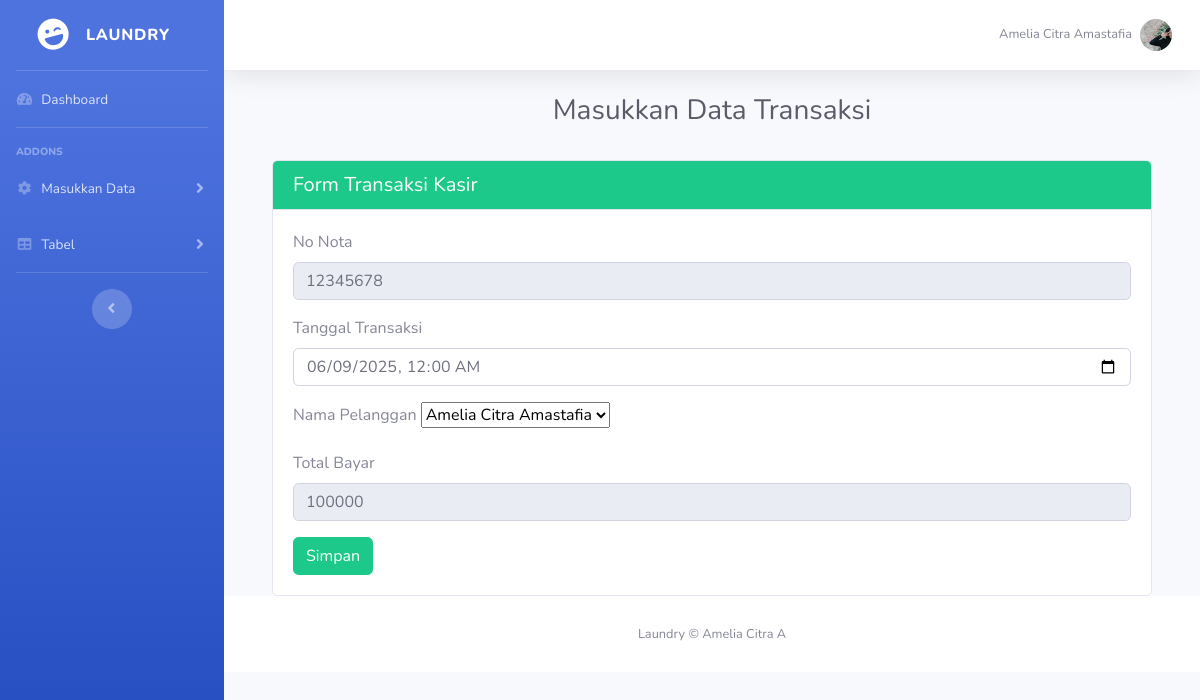
The page /formupdatetransaksi.php?no_nota=12345678 on the database its author committed.
### tables this page shows
CREATE TABLE `transaksi` (
  `no_nota` char(36) NOT NULL,
  `tgl_transaksi` datetime NOT NULL,
  `kd_pelanggan` char(10) NOT NULL,
  `total_bayar` int(11) NOT NULL
);

CREATE TABLE `pelanggan` (
  `kd_pelanggan` char(10) NOT NULL,
  `nama_pelanggan` varchar(30) NOT NULL,
  `alamat` text NOT NULL,
  `no_telp` varchar(16) NOT NULL
);

### formupdatetransaksi.php (the view, shortened to what this page needs)
<!DOCTYPE html>
<html lang="en">
<head>
    <link href="vendor/fontawesome-free/css/all.min.css" rel="stylesheet" type="text/css">
    <link href="css/sb-admin-2.min.css" rel="stylesheet">
    <link href="vendor/datatables/dataTables.bootstrap4.min.css" rel="stylesheet">
</head>
<body id="page-top">
    <div id="wrapper">
        <ul class="navbar-nav bg-gradient-primary sidebar sidebar-dark accordion" id="accordionSidebar">
            <a class="sidebar-brand d-flex align-items-center justify-content-center" href="index.php">
                <div class="sidebar-brand-icon rotate-n-15">
                    <i class="fas fa-laugh-wink"></i>
                </div>
                <div class="sidebar-brand-text mx-3">Laundry <sup></sup></div>
            </a>
            <hr class="sidebar-divider my-0">
            <li class="nav-item">
                <a class="nav-link" href="index.php">
                    <i class="fas fa-fw fa-tachometer-alt"></i>
                    <span>Dashboard</span></a>
            </li>
            <hr class="sidebar-divider">
            <div class="sidebar-heading">
                Addons
            </div>
            <li class="nav-item">
                <a class="nav-link collapsed" href="#" data-toggle="collapse" data-target="#collapseTwo"
                    aria-expanded="true" aria-controls="collapseTwo">
                    <i class="fas fa-fw fa-cog"></i>
                    <span>Masukkan Data</span>
                </a>
            </li>
            <li class="nav-item">
                <a class="nav-link collapsed" href="#" data-toggle="collapse" data-target="#collapseUtilities"
                    aria-expanded="true" aria-controls="collapseUtilities">
                    <i class="fas fa-fw fa-table"></i>
                    <span>Tabel</span>
                </a>
            </li>
            <hr class="sidebar-divider d-none d-md-block">
            <div class="text-center d-none d-md-inline">
                <button class="rounded-circle border-0" id="sidebarToggle"></button>
            </div>
        </ul>
        <div id="content-wrapper" class="d-flex flex-column">
            <div id="content">
                <nav class="navbar navbar-expand navbar-light bg-white topbar mb-4 static-top shadow">
                    <ul class="navbar-nav ml-auto">
                        <li class="nav-item dropdown no-arrow d-sm-none">
                        <li class="nav-item dropdown no-arrow">
                            <a class="nav-link dropdown-toggle" href="#" id="userDropdown" role="button"
                                data-toggle="dropdown" aria-haspopup="true" aria-expanded="false">
                                <span class="mr-2 d-none d-lg-inline text-gray-600 small">Amelia Citra Amastafia</span>
                                <img class="img-profile rounded-circle"
                                    src="img/image.png">
                            </a>
                        </li>
                    </ul>
                </nav>
                <div class="container-fluid">
                    <h1 align="center" class="h3 mb-2 text-gray-800">Masukkan Data Transaksi</h1><br>
                            <div class="container">
                            <div class="card">
                                <div class="card-header bg-success text-white">
                                <h5 class="mb-0">Form Transaksi Kasir</h5>
                                </div>
                                <div class="card-body">
                                <?php
                                include "koneksi.php";
                                $no_nota = $_GET['no_nota'];
                                $query = mysqli_query ($koneksi, "select * from transaksi inner join pelanggan on pelanggan.kd_pelanggan = transaksi.kd_pelanggan where no_nota = '$no_nota' ");
                                $row = mysqli_fetch_array($query);
                                ?>
                                <form method="POST" action="prosesupdatetransaksi.php">
                                    <div class="mb-3">
                                    <label for="noNota" class="form-label">No Nota</label>
                                    <input type="text" class="form-control" id="noNota" name="no_nota"  readonly="readonly"
                    value="<?php echo $row['no_nota']; ?>">
                                    </div>
                                    <div class="mb-3">
                                    <label for="tglTransaksi" class="form-label">Tanggal Transaksi</label>
                                    <input type="datetime-local" class="form-control" id="tglTransaksi" name="tgl_transaksi" value="<?php echo $row['tgl_transaksi']; ?>">
                                    </div>
                                    <div class="mb-3">
                                    <label for="kdPelanggan" class="form-label">Nama Pelanggan</label>
                                    <select class="form-select" id="kdPelanggan" name="kd_pelanggan" required>
                                        <option value="<?php echo $row['kd_pelanggan'];?>"> <?php echo $row['nama_pelanggan'];?> </option>
                                    </select>
                                    </div>
        <div class="mb-3">
          <label for="totalBayar" class="form-label">Total Bayar</label>
          <input type="text" class="form-control" id="totalBayar" name="total_bayar" value="<?php echo $row['total_bayar'];?>" readonly="readonly">
        </div>
        <div class="text-end">
          <button type="submit" class="btn btn-success">Simpan</button>
        </div>
      </form>
                                </div>
                            </div>
                            </div>
            </div>
            <footer class="sticky-footer bg-white">
                <div class="container my-auto">
                    <div class="copyright text-center my-auto">
                        <span>Laundry &copy; Amelia Citra A</span>
                    </div>
                </div>
            </footer>
        </div>
    </div>
</body>
</html>

### rows shown on the page
transaksi: no_nota "12345678", tgl_transaksi "06/09/2025 00:00", kd_pelanggan "Amelia Citra Amastafia", total_bayar "100000"
